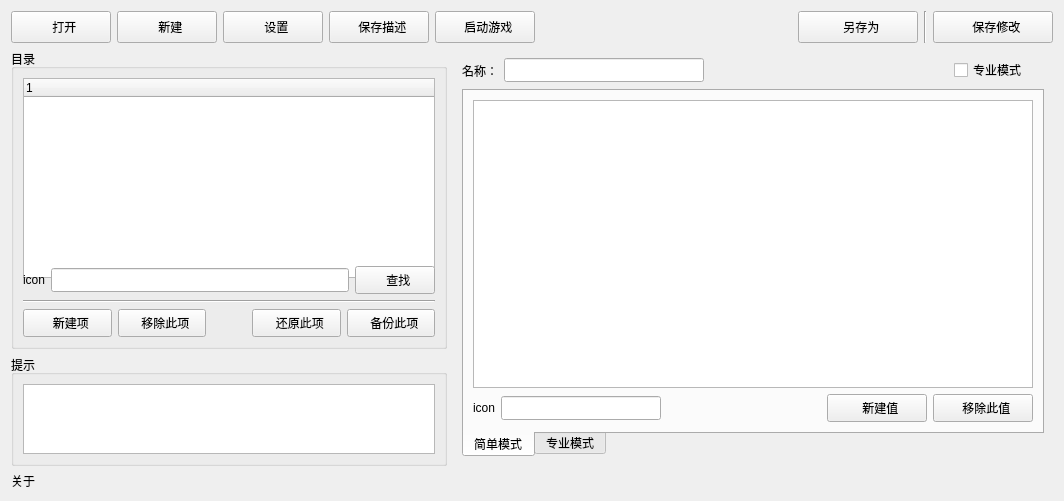
<?xml version="1.0" encoding="UTF-8"?>
<ui version="4.0">
 <class>Form</class>
 <widget class="QWidget" name="Form">
  <property name="geometry">
   <rect>
    <x>0</x>
    <y>0</y>
    <width>1064</width>
    <height>485</height>
   </rect>
  </property>
  <property name="windowTitle">
   <string>Form</string>
  </property>
  <layout class="QGridLayout" name="gridLayout_10">
   <item row="0" column="0" colspan="2">
    <layout class="QGridLayout" name="gridLayout_6">
     <item row="0" column="0">
      <widget class="QPushButton" name="pushButton_open">
       <property name="sizePolicy">
        <sizepolicy hsizetype="Fixed" vsizetype="Fixed">
         <horstretch>0</horstretch>
         <verstretch>0</verstretch>
        </sizepolicy>
       </property>
       <property name="minimumSize">
        <size>
         <width>100</width>
         <height>32</height>
        </size>
       </property>
       <property name="text">
        <string>  打开</string>
       </property>
      </widget>
     </item>
     <item row="0" column="1">
      <widget class="QPushButton" name="pushButton_new">
       <property name="sizePolicy">
        <sizepolicy hsizetype="Fixed" vsizetype="Fixed">
         <horstretch>0</horstretch>
         <verstretch>0</verstretch>
        </sizepolicy>
       </property>
       <property name="minimumSize">
        <size>
         <width>100</width>
         <height>32</height>
        </size>
       </property>
       <property name="text">
        <string>  新建</string>
       </property>
      </widget>
     </item>
     <item row="0" column="2">
      <widget class="QPushButton" name="pushButton_setting">
       <property name="sizePolicy">
        <sizepolicy hsizetype="Fixed" vsizetype="Fixed">
         <horstretch>0</horstretch>
         <verstretch>0</verstretch>
        </sizepolicy>
       </property>
       <property name="minimumSize">
        <size>
         <width>100</width>
         <height>32</height>
        </size>
       </property>
       <property name="text">
        <string>  设置</string>
       </property>
      </widget>
     </item>
     <item row="0" column="3">
      <widget class="QPushButton" name="pushButton_save_desc">
       <property name="sizePolicy">
        <sizepolicy hsizetype="Fixed" vsizetype="Fixed">
         <horstretch>0</horstretch>
         <verstretch>0</verstretch>
        </sizepolicy>
       </property>
       <property name="minimumSize">
        <size>
         <width>100</width>
         <height>32</height>
        </size>
       </property>
       <property name="text">
        <string>  保存描述</string>
       </property>
      </widget>
     </item>
     <item row="0" column="4">
      <widget class="QPushButton" name="pushButton_run_game">
       <property name="sizePolicy">
        <sizepolicy hsizetype="Fixed" vsizetype="Fixed">
         <horstretch>0</horstretch>
         <verstretch>0</verstretch>
        </sizepolicy>
       </property>
       <property name="minimumSize">
        <size>
         <width>100</width>
         <height>32</height>
        </size>
       </property>
       <property name="text">
        <string>  启动游戏</string>
       </property>
      </widget>
     </item>
     <item row="0" column="5">
      <spacer name="horizontalSpacer_5">
       <property name="orientation">
        <enum>Qt::Horizontal</enum>
       </property>
       <property name="sizeHint" stdset="0">
        <size>
         <width>238</width>
         <height>20</height>
        </size>
       </property>
      </spacer>
     </item>
     <item row="0" column="6">
      <widget class="QPushButton" name="pushButton_save_new">
       <property name="sizePolicy">
        <sizepolicy hsizetype="Fixed" vsizetype="Fixed">
         <horstretch>0</horstretch>
         <verstretch>0</verstretch>
        </sizepolicy>
       </property>
       <property name="minimumSize">
        <size>
         <width>120</width>
         <height>32</height>
        </size>
       </property>
       <property name="text">
        <string>  另存为</string>
       </property>
      </widget>
     </item>
     <item row="0" column="7">
      <widget class="Line" name="line">
       <property name="sizePolicy">
        <sizepolicy hsizetype="Fixed" vsizetype="Minimum">
         <horstretch>0</horstretch>
         <verstretch>0</verstretch>
        </sizepolicy>
       </property>
       <property name="minimumSize">
        <size>
         <width>0</width>
         <height>0</height>
        </size>
       </property>
       <property name="orientation">
        <enum>Qt::Vertical</enum>
       </property>
      </widget>
     </item>
     <item row="0" column="8">
      <widget class="QPushButton" name="pushButton_save_data">
       <property name="sizePolicy">
        <sizepolicy hsizetype="Fixed" vsizetype="Fixed">
         <horstretch>0</horstretch>
         <verstretch>0</verstretch>
        </sizepolicy>
       </property>
       <property name="minimumSize">
        <size>
         <width>120</width>
         <height>32</height>
        </size>
       </property>
       <property name="text">
        <string>  保存修改</string>
       </property>
      </widget>
     </item>
    </layout>
   </item>
   <item row="1" column="0">
    <widget class="QGroupBox" name="groupBox">
     <property name="minimumSize">
      <size>
       <width>350</width>
       <height>300</height>
      </size>
     </property>
     <property name="maximumSize">
      <size>
       <width>550</width>
       <height>16777215</height>
      </size>
     </property>
     <property name="title">
      <string>目录</string>
     </property>
     <layout class="QGridLayout" name="gridLayout_9">
      <item row="0" column="0">
       <widget class="QTreeWidget" name="tree_sections">
        <property name="minimumSize">
         <size>
          <width>300</width>
          <height>200</height>
         </size>
        </property>
        <column>
         <property name="text">
          <string notr="true">1</string>
         </property>
        </column>
       </widget>
      </item>
      <item row="1" column="0">
       <layout class="QGridLayout" name="gridLayout">
        <item row="0" column="0">
         <widget class="QLabel" name="label_item_find">
          <property name="sizePolicy">
           <sizepolicy hsizetype="Fixed" vsizetype="Fixed">
            <horstretch>0</horstretch>
            <verstretch>0</verstretch>
           </sizepolicy>
          </property>
          <property name="maximumSize">
           <size>
            <width>40</width>
            <height>40</height>
           </size>
          </property>
          <property name="text">
           <string>icon</string>
          </property>
         </widget>
        </item>
        <item row="0" column="1">
         <widget class="QLineEdit" name="lineEdit_item_find">
          <property name="minimumSize">
           <size>
            <width>0</width>
            <height>24</height>
           </size>
          </property>
         </widget>
        </item>
        <item row="0" column="2">
         <widget class="QPushButton" name="pushButton_item_find">
          <property name="sizePolicy">
           <sizepolicy hsizetype="Fixed" vsizetype="Fixed">
            <horstretch>0</horstretch>
            <verstretch>0</verstretch>
           </sizepolicy>
          </property>
          <property name="minimumSize">
           <size>
            <width>80</width>
            <height>28</height>
           </size>
          </property>
          <property name="text">
           <string>  查找</string>
          </property>
         </widget>
        </item>
       </layout>
      </item>
      <item row="2" column="0">
       <widget class="Line" name="line_2">
        <property name="orientation">
         <enum>Qt::Horizontal</enum>
        </property>
       </widget>
      </item>
      <item row="3" column="0">
       <layout class="QGridLayout" name="gridLayout_8">
        <item row="0" column="0">
         <widget class="QPushButton" name="pushButton_item_new">
          <property name="sizePolicy">
           <sizepolicy hsizetype="Expanding" vsizetype="Fixed">
            <horstretch>200</horstretch>
            <verstretch>0</verstretch>
           </sizepolicy>
          </property>
          <property name="minimumSize">
           <size>
            <width>80</width>
            <height>28</height>
           </size>
          </property>
          <property name="text">
           <string>  新建项</string>
          </property>
         </widget>
        </item>
        <item row="0" column="1">
         <widget class="QPushButton" name="pushButton_item_remove">
          <property name="sizePolicy">
           <sizepolicy hsizetype="Expanding" vsizetype="Fixed">
            <horstretch>200</horstretch>
            <verstretch>0</verstretch>
           </sizepolicy>
          </property>
          <property name="minimumSize">
           <size>
            <width>80</width>
            <height>28</height>
           </size>
          </property>
          <property name="text">
           <string>  移除此项</string>
          </property>
         </widget>
        </item>
        <item row="0" column="2">
         <spacer name="horizontalSpacer_4">
          <property name="orientation">
           <enum>Qt::Horizontal</enum>
          </property>
          <property name="sizeHint" stdset="0">
           <size>
            <width>40</width>
            <height>20</height>
           </size>
          </property>
         </spacer>
        </item>
        <item row="0" column="3">
         <widget class="QPushButton" name="pushButton_item_replay">
          <property name="sizePolicy">
           <sizepolicy hsizetype="Expanding" vsizetype="Fixed">
            <horstretch>200</horstretch>
            <verstretch>0</verstretch>
           </sizepolicy>
          </property>
          <property name="minimumSize">
           <size>
            <width>80</width>
            <height>28</height>
           </size>
          </property>
          <property name="text">
           <string>  还原此项</string>
          </property>
         </widget>
        </item>
        <item row="0" column="4">
         <widget class="QPushButton" name="pushButton_item_back">
          <property name="sizePolicy">
           <sizepolicy hsizetype="Expanding" vsizetype="Fixed">
            <horstretch>200</horstretch>
            <verstretch>0</verstretch>
           </sizepolicy>
          </property>
          <property name="minimumSize">
           <size>
            <width>80</width>
            <height>28</height>
           </size>
          </property>
          <property name="text">
           <string>  备份此项</string>
          </property>
         </widget>
        </item>
       </layout>
      </item>
     </layout>
    </widget>
   </item>
   <item row="1" column="1" rowspan="2">
    <widget class="QWidget" name="widget" native="true">
     <property name="minimumSize">
      <size>
       <width>600</width>
       <height>300</height>
      </size>
     </property>
     <layout class="QGridLayout" name="gridLayout_7">
      <item row="0" column="0">
       <layout class="QGridLayout" name="gridLayout_2">
        <item row="0" column="0">
         <widget class="QLabel" name="label_name">
          <property name="sizePolicy">
           <sizepolicy hsizetype="Fixed" vsizetype="Preferred">
            <horstretch>0</horstretch>
            <verstretch>0</verstretch>
           </sizepolicy>
          </property>
          <property name="minimumSize">
           <size>
            <width>36</width>
            <height>0</height>
           </size>
          </property>
          <property name="text">
           <string>名称：</string>
          </property>
         </widget>
        </item>
        <item row="0" column="3">
         <widget class="QCheckBox" name="checkBox_display_table_box">
          <property name="sizePolicy">
           <sizepolicy hsizetype="Fixed" vsizetype="Fixed">
            <horstretch>0</horstretch>
            <verstretch>0</verstretch>
           </sizepolicy>
          </property>
          <property name="minimumSize">
           <size>
            <width>90</width>
            <height>0</height>
           </size>
          </property>
          <property name="text">
           <string>专业模式</string>
          </property>
         </widget>
        </item>
        <item row="0" column="1">
         <widget class="QLineEdit" name="lineEdit_name_desc">
          <property name="minimumSize">
           <size>
            <width>0</width>
            <height>24</height>
           </size>
          </property>
          <property name="maximumSize">
           <size>
            <width>200</width>
            <height>16777215</height>
           </size>
          </property>
         </widget>
        </item>
        <item row="0" column="2">
         <spacer name="horizontalSpacer_3">
          <property name="orientation">
           <enum>Qt::Horizontal</enum>
          </property>
          <property name="sizeHint" stdset="0">
           <size>
            <width>149</width>
            <height>25</height>
           </size>
          </property>
         </spacer>
        </item>
       </layout>
      </item>
      <item row="1" column="0">
       <widget class="QTabWidget" name="tabWidget_edit">
        <property name="tabPosition">
         <enum>QTabWidget::South</enum>
        </property>
        <property name="currentIndex">
         <number>0</number>
        </property>
        <widget class="QWidget" name="tab">
         <attribute name="title">
          <string>简单模式</string>
         </attribute>
         <layout class="QGridLayout" name="gridLayout_5">
          <item row="0" column="0">
           <widget class="QTableWidget" name="table_options"/>
          </item>
          <item row="1" column="0">
           <layout class="QGridLayout" name="gridLayout_4">
            <item row="0" column="0">
             <widget class="QLabel" name="label_optin_find">
              <property name="sizePolicy">
               <sizepolicy hsizetype="Fixed" vsizetype="Fixed">
                <horstretch>0</horstretch>
                <verstretch>0</verstretch>
               </sizepolicy>
              </property>
              <property name="maximumSize">
               <size>
                <width>40</width>
                <height>40</height>
               </size>
              </property>
              <property name="text">
               <string>icon</string>
              </property>
             </widget>
            </item>
            <item row="0" column="1">
             <widget class="QLineEdit" name="lineEdit_option_find">
              <property name="minimumSize">
               <size>
                <width>0</width>
                <height>24</height>
               </size>
              </property>
             </widget>
            </item>
            <item row="0" column="2">
             <spacer name="horizontalSpacer">
              <property name="orientation">
               <enum>Qt::Horizontal</enum>
              </property>
              <property name="sizeHint" stdset="0">
               <size>
                <width>99</width>
                <height>20</height>
               </size>
              </property>
             </spacer>
            </item>
            <item row="0" column="3">
             <widget class="QPushButton" name="pushButton_option_new">
              <property name="sizePolicy">
               <sizepolicy hsizetype="Fixed" vsizetype="Fixed">
                <horstretch>0</horstretch>
                <verstretch>0</verstretch>
               </sizepolicy>
              </property>
              <property name="minimumSize">
               <size>
                <width>100</width>
                <height>28</height>
               </size>
              </property>
              <property name="maximumSize">
               <size>
                <width>100</width>
                <height>16777215</height>
               </size>
              </property>
              <property name="text">
               <string>  新建值</string>
              </property>
             </widget>
            </item>
            <item row="0" column="4">
             <widget class="QPushButton" name="pushButton_option_remove">
              <property name="sizePolicy">
               <sizepolicy hsizetype="Fixed" vsizetype="Fixed">
                <horstretch>0</horstretch>
                <verstretch>0</verstretch>
               </sizepolicy>
              </property>
              <property name="minimumSize">
               <size>
                <width>100</width>
                <height>28</height>
               </size>
              </property>
              <property name="maximumSize">
               <size>
                <width>100</width>
                <height>16777215</height>
               </size>
              </property>
              <property name="text">
               <string>  移除此值</string>
              </property>
             </widget>
            </item>
           </layout>
          </item>
         </layout>
        </widget>
        <widget class="QWidget" name="tab_2">
         <attribute name="title">
          <string>专业模式</string>
         </attribute>
         <layout class="QGridLayout" name="gridLayout_11">
          <item row="0" column="0">
           <widget class="QFrame" name="frame_node">
            <property name="frameShape">
             <enum>QFrame::StyledPanel</enum>
            </property>
            <property name="frameShadow">
             <enum>QFrame::Raised</enum>
            </property>
           </widget>
          </item>
          <item row="0" column="1">
           <widget class="QTableWidget" name="tableWidget_option">
            <property name="maximumSize">
             <size>
              <width>200</width>
              <height>16777215</height>
             </size>
            </property>
           </widget>
          </item>
         </layout>
        </widget>
       </widget>
      </item>
     </layout>
    </widget>
   </item>
   <item row="2" column="0">
    <widget class="QGroupBox" name="groupBox_help">
     <property name="minimumSize">
      <size>
       <width>350</width>
       <height>0</height>
      </size>
     </property>
     <property name="maximumSize">
      <size>
       <width>550</width>
       <height>200</height>
      </size>
     </property>
     <property name="title">
      <string>提示</string>
     </property>
     <layout class="QGridLayout" name="gridLayout_3">
      <item row="0" column="0">
       <widget class="QTextBrowser" name="textBrowser_help"/>
      </item>
     </layout>
    </widget>
   </item>
   <item row="3" column="0">
    <widget class="QLabel" name="label_about">
     <property name="text">
      <string>关于</string>
     </property>
    </widget>
   </item>
  </layout>
 </widget>
 <resources/>
 <connections/>
</ui>
